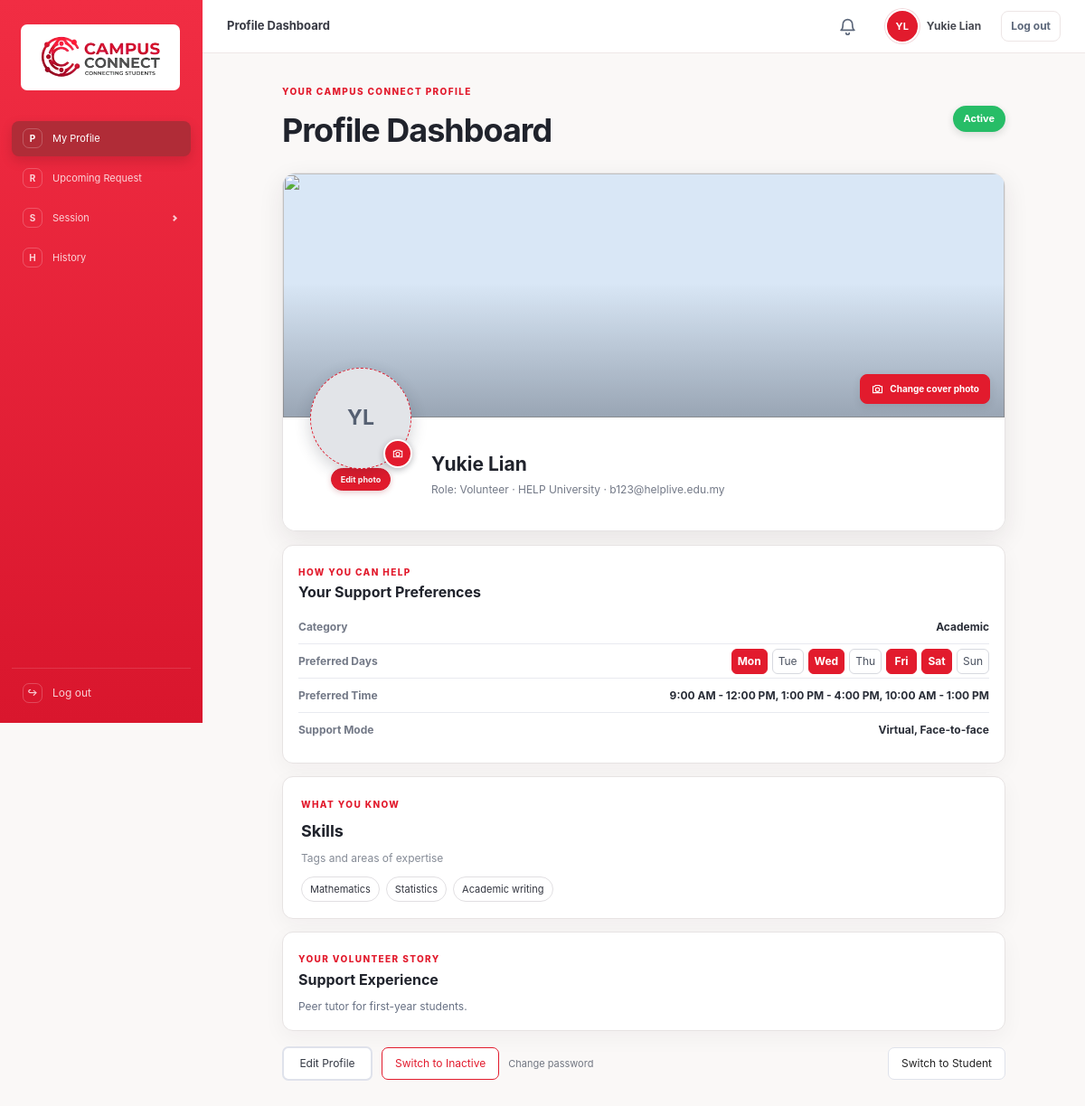
/backend/profile_management/volunteer.php (signed in), run on the app's committed database.
### tables this page shows
CREATE TABLE users (
    id                        INT AUTO_INCREMENT PRIMARY KEY,
    student_id                VARCHAR(30)   NOT NULL,
    email                     VARCHAR(150)  NOT NULL,
    personalemail             VARCHAR(150)  NULL,
    full_name                 VARCHAR(100)  NOT NULL,
    university_name           VARCHAR(100)  NOT NULL,
    password_hash             VARCHAR(255)  NOT NULL,
    picture_url               VARCHAR(255)  NULL,
    cover_photo_url           VARCHAR(255)  NULL,
    volunteer_picture_url     VARCHAR(255)  NULL,
    volunteer_cover_photo_url VARCHAR(255)  NULL,
    education                 VARCHAR(500)  NULL,
    skills                    VARCHAR(500)  NULL,
    support_experience        VARCHAR(1000) NULL,
    tfa_code                  VARCHAR(255)  NULL,
    tfa_expiry                DATETIME      NULL,
    failed_attempts           INT           NOT NULL DEFAULT 0,
    locked_until              DATETIME      NULL,
    remember_token_hash       CHAR(64)      NULL,
    remember_expires          DATETIME      NULL,
    reset_code                VARCHAR(6)    NULL,
    reset_expiry              DATETIME      NULL,
    is_volunteer              CHAR(1)       NOT NULL DEFAULT 'N',
    is_active                 CHAR(1)       NOT NULL DEFAULT 'N',
    created_at                DATETIME      NOT NULL DEFAULT CURRENT_TIMESTAMP,
    CONSTRAINT uq_users_email      UNIQUE (email),
    CONSTRAINT uq_users_student_id UNIQUE (student_id),
    CONSTRAINT chk_users_volunteer CHECK (is_volunteer IN ('Y', 'N')),
    CONSTRAINT chk_users_active    CHECK (is_active IN ('Y', 'N'))
);

### backend/general/account_functions.php (called while the page is built, shortened)
<?php
require_once __DIR__ . '/db.php';
function e($value): string {
    return htmlspecialchars((string)$value, ENT_QUOTES, 'UTF-8');
}
function current_user(): ?array {
    global $pdo;
    $stmt = $pdo->prepare('SELECT * FROM users WHERE id = ?');
    $stmt->execute([$_SESSION['user_id']]);
    $user = $stmt->fetch();
    return $user ?: null;
}
?>

### backend/profile_management/volunteer.php (the view, shortened to what this page needs)
<?php
require_once dirname(__DIR__) . '/general/account_functions.php';
require_once dirname(__DIR__) . '/general/dashboard_header.php';
$user = current_user();
$profilePicture = $user['volunteer_picture_url'] ?? '';
$coverPhoto = $user['volunteer_cover_photo_url'] ?? '';
$stmt = $pdo->prepare('SELECT category, preferred_day, start_time, end_time, support_mode, is_available FROM volunteers WHERE user_id = ? ORDER BY FIELD(preferred_day, \'Monday\', \'Tuesday\', \'Wednesday\', \'Thursday\', \'Friday\', \'Saturday\', \'Sunday\'), start_time');
$stmt->execute([$user['id']]);
$slots = $stmt->fetchAll();
$available = (bool)array_filter($slots, static fn($slot) => ($slot['is_available'] ?? 'N') === 'Y');
$categories = array_values(array_unique(array_column($slots, 'category')));
$skills = array_filter(array_map('trim', explode(',', (string)($user['skills'] ?? ''))));
$days = array_values(array_unique(array_column($slots, 'preferred_day')));
$times = array_values(array_unique(array_map(static fn($slot) => date('g:i A', strtotime($slot['start_time'])) . ' - ' . date('g:i A', strtotime($slot['end_time'])), $slots)));
$modes = array_values(array_unique(array_map(static fn($slot) => $slot['support_mode'] === 'Online' ? 'Virtual' : $slot['support_mode'], $slots)));
$initials = '';
foreach (array_slice(preg_split('/\s+/', trim($user['full_name'] ?? 'Student')), 0, 2) as $part) $initials .= strtoupper(substr($part, 0, 1));
?>
<!DOCTYPE html>
<html lang="en">
<head>
    <link rel="stylesheet" href="<?= BASE_URL ?>/frontend/css/style.css">
    <link rel="stylesheet" href="<?= BASE_URL ?>/frontend/css/profile.css">
</head>
<body class="account-page dashboard-page profile-view-page volunteer-profile-page">
<div class="dashboard-app">
<?php include dirname(__DIR__) . '/general/account_sidebar.php'; ?>
<main class="dashboard-main">
    <?= renderDashboardHeader('Profile Dashboard', $user) ?>
    <div class="dashboard-shell profile-dashboard-shell volunteer-profile-shell">
        <div class="profile-page-heading volunteer-profile-heading"><div><span class="account-eyebrow">YOUR CAMPUS CONNECT PROFILE</span><h1>Profile Dashboard</h1></div><span class="volunteer-status <?= $available ? 'is-active' : 'is-paused' ?>"><?= $available ? 'Active' : 'Inactive' ?></span></div>
        <section class="profile-showcase-card">
            <a class="profile-cover" href="<?= BASE_URL ?>/profile_cover.php" aria-label="Change cover photo">
                <img class="profile-cover-image" src="<?= e($coverPhoto ?: BASE_URL . '/frontend/images/help-university-building.png') ?>" alt="">
                <span class="profile-cover-action"><svg viewBox="0 0 24 24" aria-hidden="true"><path d="M4 7.5h3l1.4-2h7.2l1.4 2h3v11H4z"/><circle cx="12" cy="13" r="3.5"/></svg>Change cover photo</span>
            </a>
            <div class="profile-identity-card">
                <div class="profile-avatar-wrap">
                    <a class="profile-identity-avatar<?= empty($profilePicture) ? ' is-empty' : '' ?>" href="<?= BASE_URL ?>/profile_picture.php" aria-label="Change profile photo"><?php if ($profilePicture): ?><img src="<?= e($profilePicture) ?>" alt=""><?php else: ?><span><?= e($initials) ?></span><?php endif; ?></a>
                    <a class="profile-avatar-camera" href="<?= BASE_URL ?>/profile_picture.php" aria-label="Change profile photo"><svg viewBox="0 0 24 24" aria-hidden="true"><path d="M4 7.5h3l1.4-2h7.2l1.4 2h3v11H4z"/><circle cx="12" cy="13" r="3.5"/></svg></a>
                    <a class="profile-photo-edit" href="<?= BASE_URL ?>/profile_picture.php">Edit photo</a>
                </div>
                <div class="profile-identity-copy"><h2><?= e($user['full_name']) ?></h2><p>Role: Volunteer <span aria-hidden="true">·</span> <?= e($user['university_name'] ?? 'Campus Connect') ?> <span aria-hidden="true">·</span> <?= e($user['email']) ?></p></div>
            </div>
        </section>
        <section class="volunteer-preferences-card">
            <span class="account-eyebrow">HOW YOU CAN HELP</span>
            <h2>Your Support Preferences</h2>
            <div class="volunteer-preference-row"><span>Category</span><strong><?= $categories ? e(implode(', ', $categories)) : 'Not set' ?></strong></div>
            <div class="volunteer-preference-row"><span>Preferred Days</span><div class="volunteer-profile-days"><?php foreach (['Monday','Tuesday','Wednesday','Thursday','Friday','Saturday','Sunday'] as $day): ?><span class="<?= in_array($day, $days, true) ? 'is-selected' : '' ?>"><?= e(substr($day, 0, 3)) ?></span><?php endforeach; ?></div></div>
            <div class="volunteer-preference-row"><span>Preferred Time</span><strong><?= $times ? e(implode(', ', $times)) : 'Not set' ?></strong></div>
            <div class="volunteer-preference-row"><span>Support Mode</span><strong><?= $modes ? e(implode(', ', $modes)) : 'Not set' ?></strong></div>
        </section>
        <section class="volunteer-skills-card"><span class="account-eyebrow">WHAT YOU KNOW</span><h2>Skills</h2><p class="profile-skill-hint">Tags and areas of expertise</p><div class="profile-skill-list"><?php foreach ($skills as $skill): ?><span><?= e($skill) ?></span><?php endforeach; ?><?php if (!$skills): ?><span class="profile-empty-skill">Add skills to help students find you.</span><?php endif; ?></div></section>
        <section class="volunteer-experience-card"><span class="account-eyebrow">YOUR VOLUNTEER STORY</span><h2>Support Experience</h2><p><?= nl2br(e($user['support_experience'] ?: 'Add your peer support, teaching, mentoring, or volunteering experience to help students get to know you.')) ?></p></section>
        <div class="volunteer-profile-actions">
            <a class="btn btn-secondary" href="<?= BASE_URL ?>/edit_profile.php">Edit Profile</a>
            <?php if ($isVolunteer): ?>
                <form method="post"><button class="btn <?= $available ? 'btn-inactive' : 'btn-primary' ?>" type="submit">Switch to <?= $available ? 'Inactive' : 'Active' ?></button></form>
                <a class="profile-security-link" href="<?= BASE_URL ?>/change_password.php">Change password</a>
                <form method="post"><input type="hidden" name="csrf_token" value="<?= e(csrf_token()) ?>"><input type="hidden" name="action" value="student"><button class="btn btn-plain" type="submit">Switch to Student</button></form>
            <?php else: ?>
                <form method="post"><input type="hidden" name="csrf_token" value="<?= e(csrf_token()) ?>"><input type="hidden" name="action" value="volunteer"><button class="btn btn-primary" type="submit">Switch to Volunteer</button></form>
            <?php endif; ?>
        </div>
    </div>
</main>
</div>
</body>
</html>

### backend/general/dashboard_header.php (shortened to what this page needs)
<?php
function renderDashboardHeader(string $title, array $user, ?array $back = null, int $unreadNotifications = 0): string
{
    $backLink = '';
    $isVolunteer = ($user['is_volunteer'] ?? 'N') === 'Y';
    $name        = $user['full_name'] ?? 'Student';
    $picture     = $isVolunteer ? ($user['volunteer_picture_url'] ?? '') : ($user['picture_url'] ?? '');
    $initials = '';
    foreach (array_slice(preg_split('/\s+/', trim($name)), 0, 2) as $part) {
        $initials .= strtoupper(substr($part, 0, 1));
    }
    $avatar = $picture
        ? '<img src="' . htmlspecialchars($picture) . '" alt="">'
        : htmlspecialchars($initials);
    $bellLabel = $unreadNotifications > 0 ? "Notifications, $unreadNotifications unread" : 'Notifications';
    $bell = '<a class="dashboard-bell" href="' . BASE_URL . '/backend/notification_management/notifications.php" title="Notifications" aria-label="' . $bellLabel . '">'
          . '<svg viewBox="0 0 24 24" aria-hidden="true"><path d="M6 9a6 6 0 0 1 12 0c0 6 2.5 7.5 2.5 7.5h-17S6 15 6 9z"/><path d="M10 20a2 2 0 0 0 4 0"/></svg>'
          . ($unreadNotifications > 0 ? '<span class="dashboard-bell-badge">' . ($unreadNotifications > 9 ? '9+' : $unreadNotifications) . '</span>' : '')
          . '</a>';
    return '<header class="dashboard-header">'
         . '<div class="dashboard-header-title">' . $backLink . '<span>' . htmlspecialchars($title) . '</span></div>'
         . '<nav class="dashboard-nav" aria-label="Account navigation">'
         . $bell
         . '<a class="dashboard-user-chip" href="' . BASE_URL . ($isVolunteer ? '/volunteer.php' : '/profile.php') . '" aria-label="View your profile">'
         . '<span class="dashboard-user-avatar">' . $avatar . '</span>' . htmlspecialchars($name) . '</a>'
         . '<a class="dashboard-logout" href="' . BASE_URL . '/logout.php">Log out</a>'
         . '</nav></header>';
}

### frontend/css/style.css (style rules this page uses)
:root { --red: #e21b2d; --red-dark: #c41225; --red-light: #fff0f1; --text: #222222; --muted: #6b6b6b; --border: #e3d5d5; --bg: #ffffff; --success: #2e7d32; --radius: 6px; }
* { box-sizing: border-box; }
body { margin: 0; font-family: Arial, Helvetica, sans-serif; font-size: 17px; color: var(--text); background: var(--bg); line-height: 1.5; }
h1 { font-size: 26px; margin: 0 0 8px; }
h2 { font-size: 20px; margin: 0 0 12px; }
.btn { display: inline-block; padding: 12px 20px; border-radius: var(--radius); border: 2px solid transparent; font-family: inherit; font-size: 16px; line-height: 1.4; cursor: pointer; text-decoration: none; text-align: center; }
.btn-secondary { background: #fff; color: var(--red); border: 2px solid var(--red); }
.btn-plain { background: #f2f2f2; color: var(--text); }
.account-page { min-height: 100vh; margin: 0; color: #1b2435; background: #f7f8fc; font-family: Inter, "Segoe UI", Arial, sans-serif; font-size: 15px; }
.account-eyebrow { color: #8179dc; font-size: 10px; font-weight: 800; letter-spacing: .14em; }
.dashboard-page { min-height: 100vh; }
.dashboard-header { display: flex; align-items: center; justify-content: space-between; min-height: 72px; padding: 0 max(24px, calc((100% - 1080px) / 2)); border-bottom: 1px solid #e8eaf0; background: #fff; }
.dashboard-nav { display: flex; align-items: center; gap: 22px; }
.dashboard-nav a { color: #5d687b; font-size: 12px; font-weight: 650; text-decoration: none; }
.dashboard-nav .dashboard-logout { padding: 9px 13px; border: 1px solid #e3e5ed; border-radius: 8px; }
.dashboard-shell { width: min(100% - 40px, 960px); margin: 0 auto; padding: 45px 0 60px; }
.account-page { --account-red: #e21b2d; --account-red-dark: #c41225; --account-red-soft: #fff0f1; --account-ink: #20232c; --account-muted: #737784; color: var(--account-ink); background: #faf8f7; }
.account-brand > span:last-child,.account-eyebrow,.account-switch a,.account-page .help-text { color: var(--account-red); }
.security-main,.dashboard-main { min-width: 0; }
.security-topbar,.dashboard-header { display: flex; align-items: center; justify-content: space-between; min-height: 65px; padding: 0 clamp(22px, 4vw, 54px); border-bottom: 1px solid #eee8e7; background: #fff; }
.dashboard-app { display: grid; grid-template-columns: 224px minmax(0,1fr); min-height: 100vh; }
.dashboard-header { position: sticky; top: 0; z-index: 10; min-height: 59px; padding: 0 27px; }
.dashboard-header-title { display: flex; align-items: center; gap: 6px; color: #373943; font-size: 13px; font-weight: 700; }
.dashboard-user-chip { display: flex; align-items: center; gap: 8px; color: #484a52 !important; }
.dashboard-user-chip .dashboard-user-avatar { display: grid; place-items: center; flex: 0 0 38px; width: 38px; height: 38px; overflow: hidden; border: 2px solid #fff; border-radius: 50%; color: #fff; background: var(--account-red, #e21b2d); box-shadow: 0 0 0 1px #f2d9dc; font-size: 11px; font-weight: 750; }
.dashboard-header .dashboard-logout { padding: 7px 10px; border-color: #ede6e6; }
.dashboard-nav .dashboard-bell { position: relative; display: grid; place-items: center; width: 38px; height: 38px; border-radius: 50%; color: #5d687b; transition: background 0.15s, color 0.15s; }
.dashboard-bell svg { width: 21px; height: 21px; fill: none; stroke: currentColor; stroke-width: 1.9; stroke-linecap: round; stroke-linejoin: round; }
.dashboard-shell { width: min(1030px, calc(100% - 54px)); padding: 27px 0 45px; }

### data on the page
users: full_name "Yukie Lian", university_name "HELP University", email "b123@helplive.edu.my", skills "Mathematics", skills "Statistics", skills "Academic writing", support_experience "Peer tutor for first-year students."

### other printed values
$title "Profile Dashboard"
$initials "YL"
implode(', ', $categories) "Academic"
substr($day, 0, 3) "Mon"
substr($day, 0, 3) "Tue"
substr($day, 0, 3) "Wed"
substr($day, 0, 3) "Thu"
substr($day, 0, 3) "Fri"
substr($day, 0, 3) "Sat"
substr($day, 0, 3) "Sun"
implode(', ', $times) "9:00 AM - 12:00 PM, 1:00 PM - 4:00 PM, 10:00 AM - 1:00 PM"
implode(', ', $modes) "Virtual, Face-to-face"
